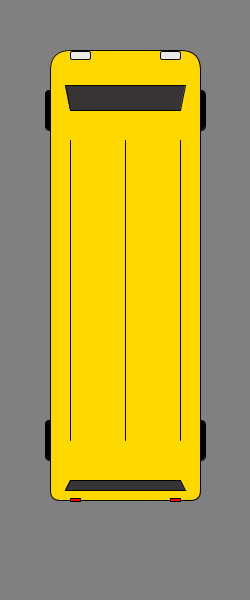
Frame 1 (no input)
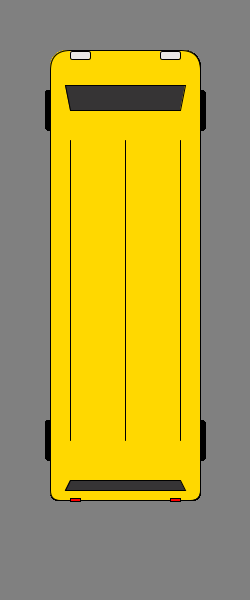
Frame 60 (the mouse pressed at the canvas centre just before this capture)
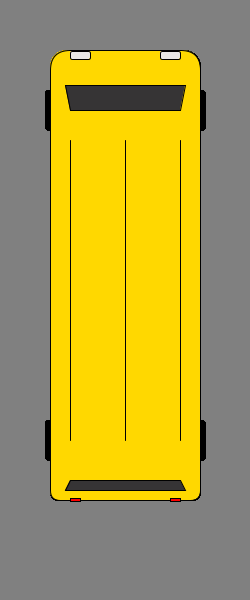
Frame 120 (the mouse held since frame 60 and released just before this capture)

The Processing sketch that drew these frames (run headless with seeded random() and noise(); from frame 60 on, the mouse is pressed at the canvas centre):

// Processing sketch: Car
// ── Car.pde
void setup() {
  size(250, 600);
  background(128);
}

void draw() {
  //Car1();
  //Car2();
  Bus();
}

void Car1() {
  //begin tires
  pushMatrix();
  translate(50, 50);
  fill(0);
  rect(-5, 40, 20, 40, 5, 0, 0, 5);
  rect(135, 40, 20, 40, 0, 5, 5, 0);
  rect(-5, 220, 20, 40, 5, 0, 0, 5);
  rect(135, 220, 20, 40, 0, 5, 5, 0);
  //end tires
  fill(41, 37, 38);
  rect(0, 0, 150, 300, 75, 75, 10, 10); //body
  fill(201, 82, 16); //stripe color
  //quad(90, 53, 110,
  rect(40, 2, 20, 298, 25, 0, 0, 0); //left stripe
  rect(90, 2, 20, 298, 0, 25, 0, 0); // right stripe
  fill(54, 52, 53);
  pushMatrix();
  translate(0, 20);
  quad(5, 50, 145, 50, 130, 100, 20, 100); // windshield
  popMatrix();
  quad(10, 220, 140, 220, 130, 250, 20, 250);
  fill(233, 232, 230);
  //begin lights
  pushMatrix();
  translate(16, 16);
  rotate(-PI/8);
  rect(0, 0, 20, 8, 2, 2, 2, 2);
  popMatrix();
  pushMatrix();
  translate(120, 10);
  rotate(PI/8);
  rect(0, 0, 20, 8, 2, 2, 2, 2);
  popMatrix();
  popMatrix();
  //end lights
  //fill()
}

/*void Car2() {
 //begin tires
 fill(0);
 rect(45, 90, 20, 40, 5, 0, 0, 5);
 rect(185, 90, 20, 40, 0, 5, 5, 0);
 rect(45, 270, 20, 40, 5, 0, 0, 5);
 rect(185, 270, 20, 40, 0, 5, 5, 0);
 //end tires
 fill(204, 0, 0);
 rect(50, 50, 150, 300, 45, 45, 10, 10); //body
 fill(201, 82, 16); //stripe color
 fill(54, 52, 53);
 pushMatrix();
 translate(0, 20);
 quad(55, 100, 195, 100, 180, 150, 70, 150); // windshield
 popMatrix();
 quad(60, 270, 190, 270, 180, 300, 70, 300);
 fill(233, 232, 230);
 //begin lights
 pushMatrix();
 translate(70, 60);
 rect(0, 0, 20, 8, 2, 2, 2, 2);
 popMatrix();
 pushMatrix();
 translate(160, 60);
 rect(0, 0, 20, 8, 2, 2, 2, 2);
 popMatrix();
 //fill()
 }
 */

void Car2() {
  //begin tires
  pushMatrix();
  translate(50, 50);
  fill(0);
  rect(-5, 40, 20, 40, 5, 0, 0, 5);
  rect(135, 40, 20, 40, 0, 5, 5, 0);
  rect(-5, 220, 20, 40, 5, 0, 0, 5);
  rect(135, 220, 20, 40, 0, 5, 5, 0);
  //end tires
  fill(204, 0, 0);
  rect(0, 0, 150, 300, 45, 45, 10, 10); //body
  fill(54, 52, 53);
  pushMatrix();
  translate(0, 20);
  quad(5, 50, 145, 50, 130, 100, 20, 100); // windshield
  popMatrix();
  quad(10, 220, 140, 220, 130, 250, 20, 250);
  fill(233, 232, 230);
  //begin lights
  pushMatrix();
  translate(20, 10);
  rect(0, 0, 20, 8, 2, 2, 2, 2);
  popMatrix();
  pushMatrix();
  translate(110, 10);
  rect(0, 0, 20, 8, 2, 2, 2, 2);
  popMatrix();
  popMatrix();
}

void Bus() {
  fill(0);
  rect(45, 90, 20, 40, 5, 0, 0, 5);
  rect(185, 90, 20, 40, 0, 5, 5, 0);
  rect(45, 420, 20, 40, 5, 0, 0, 5);
  rect(185, 420, 20, 40, 0, 5, 5, 0);
  fill(255, 216, 0);
  rect(50, 50, 150, 450, 20, 20, 10, 10);
  fill(233, 232, 230);
  //begin lights
  pushMatrix();
  translate(70, 51);
  rect(0, 0, 20, 8, 2, 2, 2, 2);
  popMatrix();
  pushMatrix();
  translate(160, 51);
  rect(0, 0, 20, 8, 2, 2, 2, 2);
  popMatrix();
  //end lights
  fill(54, 52, 53);
  //rect(65, 85, 120, 40);
  quad(65, 85, 185, 85, 180, 110, 70, 110);
  quad(70, 480, 180, 480, 185, 490, 65, 490);
  fill(255, 0, 0);
  rect(70, 498, 10, 3);
  rect(170, 498, 10, 3);
  //stroke(246, 239, 119);
  line(70, 140, 70, 440);
  line(180, 140, 180, 440);
  line(125, 140, 125, 440);
}

void Truck() {
  fill(0);
  rect(45, 90, 20, 40, 5, 0, 0, 5);
  rect(185, 90, 20, 40, 0, 5, 5, 0);
  rect(45, 420, 20, 40, 5, 0, 0, 5);
  rect(185, 420, 20, 40, 0, 5, 5, 0);
  fill(63, 79, 232);
  rect(55, 50, 140, 150, 20, 20, 5, 5);
  fill(0, 75, 275);
  rect(50, 200, 150, 300, 10, 10, 10, 10);
}
